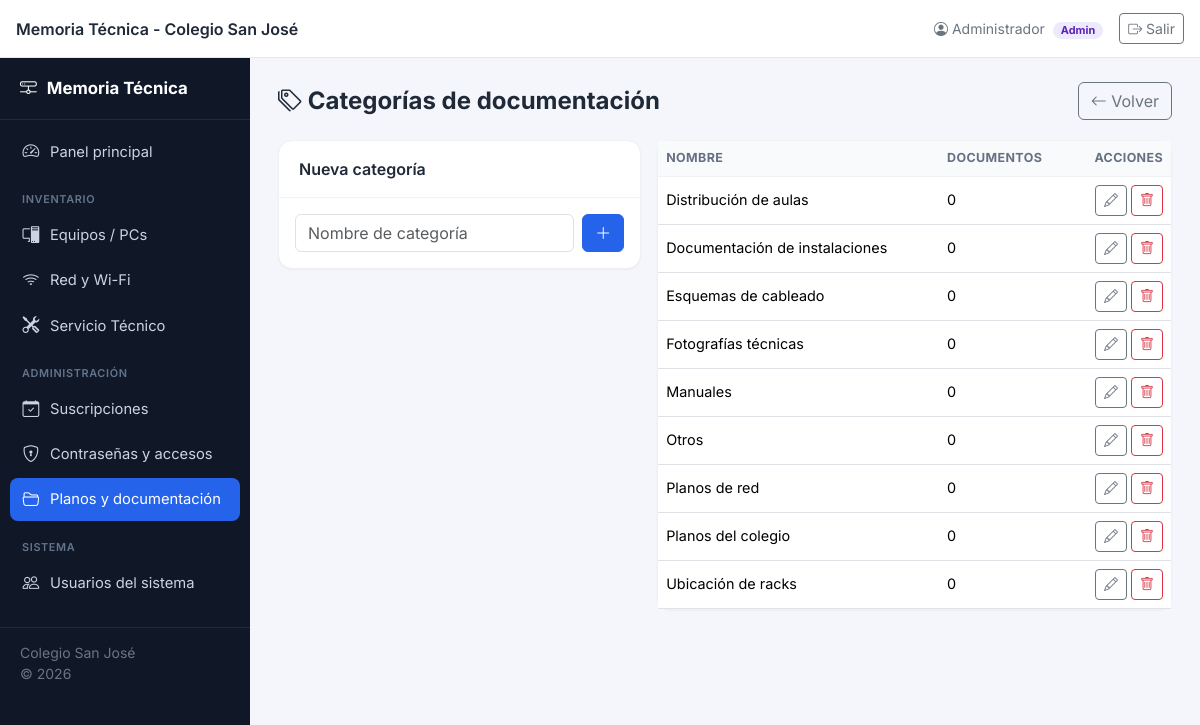
The page /documentacion/categorias.php (signed in) on the database its author committed.
### tables this page shows
CREATE TABLE categorias_documentos (
  id INT AUTO_INCREMENT PRIMARY KEY,
  nombre VARCHAR(100) NOT NULL UNIQUE
);

### includes/functions.php (called while the page is built, shortened)
<?php
function h($value): string
{
    return htmlspecialchars((string)($value ?? ''), ENT_QUOTES, 'UTF-8');
}

### documentacion/categorias.php (the view, shortened to what this page needs)
<?php
require_once __DIR__ . '/../includes/functions.php';
$db = getDB();
$categorias = $db->query('SELECT c.*, (SELECT COUNT(*) FROM documentos d WHERE d.categoria_id = c.id) usados FROM categorias_documentos c ORDER BY nombre')->fetchAll();
require_once __DIR__ . '/../includes/header.php';
require_once __DIR__ . '/../includes/layout_start.php';
?>
<div class="page-header">
  <div><h1><i class="bi bi-tags"></i> Categorías de documentación</h1></div>
  <a href="index.php" class="btn btn-outline-secondary"><i class="bi bi-arrow-left"></i> Volver</a>
</div>
<div class="row g-3">
  <div class="col-md-5">
    <div class="card-app">
      <div class="card-app-header">Nueva categoría</div>
      <div class="p-3">
        <form method="post" class="d-flex gap-2">
          <input type="text" name="nombre" class="form-control" placeholder="Nombre de categoría" required>
          <button class="btn btn-brand"><i class="bi bi-plus-lg"></i></button>
        </form>
      </div>
    </div>
  </div>
  <div class="col-md-7">
    <div class="card-app">
      <div class="table-responsive">
        <table class="table table-app mb-0">
          <thead><tr><th>Nombre</th><th>Documentos</th><th class="text-end">Acciones</th></tr></thead>
          <tbody>
          <?php foreach ($categorias as $c): ?>
            <tr>
              <td><?= h($c['nombre']) ?></td>
              <td><?= (int)$c['usados'] ?></td>
              <td class="text-end">
                <a href="#" onclick="return editarNombre('?editar=<?= $c['id'] ?>', '<?= htmlspecialchars(addslashes($c['nombre']), ENT_QUOTES) ?>')" class="btn btn-sm btn-outline-secondary"><i class="bi bi-pencil"></i></a>
                <a href="#" onclick="return confirmarBorrado('?eliminar=<?= $c['id'] ?>', 'Se eliminará la categoría &quot;<?= htmlspecialchars(addslashes($c['nombre']), ENT_QUOTES) ?>&quot;.')" class="btn btn-sm btn-outline-danger"><i class="bi bi-trash"></i></a>
              </td>
            </tr>
          <?php endforeach; ?>
          </tbody>
        </table>
      </div>
    </div>
  </div>
</div>
<?php require_once __DIR__ . '/../includes/footer.php'; ?>

### assets/css/style.css (style rules this page uses)
:root { --brand: #2563eb; --brand-dark: #1d4ed8; --brand-light: #eff6ff; --sidebar-w: 250px; --topbar-h: 58px; --bg: #f4f6fb; --card-radius: 14px; }
* { box-sizing: border-box; }
body { font-family: 'Inter', -apple-system, BlinkMacSystemFont, 'Segoe UI', sans-serif; background: var(--bg); color: #1f2937; }
a { text-decoration: none; }
body.with-sidebar { padding-top: var(--topbar-h); }
.card-app { background: #fff; border-radius: var(--card-radius); border: 1px solid #eef0f4; box-shadow: 0 1px 2px rgba(16,24,40,0.04); }
.card-app .card-app-header { padding: 16px 20px; border-bottom: 1px solid #f1f2f6; font-weight: 600; display: flex; align-items: center; justify-content: between; gap: 10px; }
.page-header { display: flex; align-items: center; justify-content: space-between; flex-wrap: wrap; gap: 12px; margin-bottom: 20px; }
.page-header h1 { font-size: 1.5rem; font-weight: 700; margin: 0; }
.table-app thead th { background: #f9fafb; font-size: .78rem; text-transform: uppercase; letter-spacing: .03em; color: #667085; border-bottom: 1px solid #eef0f4; white-space: nowrap; }
.table-app td { vertical-align: middle; font-size: .9rem; }
.btn-brand { background: var(--brand); border-color: var(--brand); color: #fff; }

### rows shown on the page
categorias_documentos: nombre "Distribución de aulas", usados "0"
categorias_documentos: nombre "Documentación de instalaciones", usados "0"
categorias_documentos: nombre "Esquemas de cableado", usados "0"
categorias_documentos: nombre "Fotografías técnicas", usados "0"
categorias_documentos: nombre "Manuales", usados "0"
categorias_documentos: nombre "Otros", usados "0"
categorias_documentos: nombre "Planos de red", usados "0"
categorias_documentos: nombre "Planos del colegio", usados "0"
categorias_documentos: nombre "Ubicación de racks", usados "0"

### other values the page prints
APP_NAME "Memoria Técnica - Colegio San José"
$user['nombre'] "Administrador"
$user['rol'] "Admin"
